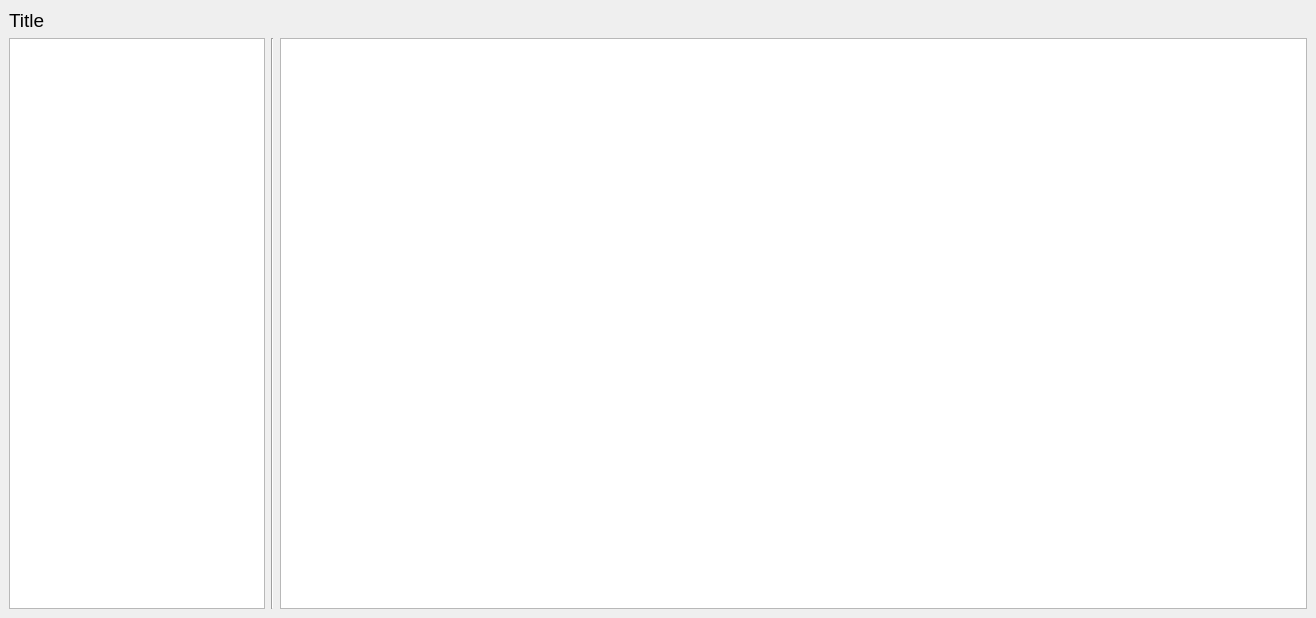
<?xml version="1.0" encoding="UTF-8"?>
<ui version="4.0">
 <class>CompareTool</class>
 <widget class="QMainWindow" name="CompareTool">
  <property name="geometry">
   <rect>
    <x>0</x>
    <y>0</y>
    <width>1316</width>
    <height>618</height>
   </rect>
  </property>
  <property name="windowTitle">
   <string>Compare Tool</string>
  </property>
  <property name="windowIcon">
   <iconset>
    <normaloff>rsc/starclitz-logo.ico</normaloff>rsc/starclitz-logo.ico</iconset>
  </property>
  <widget class="QWidget" name="centralwidget">
   <layout class="QVBoxLayout" name="verticalLayout">
    <item>
     <layout class="QHBoxLayout" name="horizontalLayoutHeader">
      <item>
       <widget class="QLabel" name="labelHeading">
        <property name="font">
         <font>
          <pointsize>14</pointsize>
         </font>
        </property>
        <property name="text">
         <string>Title</string>
        </property>
       </widget>
      </item>
     </layout>
    </item>
    <item>
     <layout class="QHBoxLayout" name="horizontalLayoutBody">
      <item>
       <widget class="QTreeWidget" name="treeWidgetFields">
        <property name="sizePolicy">
         <sizepolicy hsizetype="Maximum" vsizetype="Expanding">
          <horstretch>0</horstretch>
          <verstretch>0</verstretch>
         </sizepolicy>
        </property>
        <property name="columnCount">
         <number>2</number>
        </property>
        <attribute name="headerVisible">
         <bool>false</bool>
        </attribute>
        <column>
         <property name="text">
          <string notr="true">1</string>
         </property>
        </column>
        <column>
         <property name="text">
          <string notr="true">2</string>
         </property>
        </column>
       </widget>
      </item>
      <item>
       <widget class="Line" name="line">
        <property name="orientation">
         <enum>Qt::Vertical</enum>
        </property>
       </widget>
      </item>
      <item>
       <widget class="QTableWidget" name="tableWidgetData"/>
      </item>
     </layout>
    </item>
   </layout>
  </widget>
 </widget>
 <resources/>
 <connections/>
</ui>
